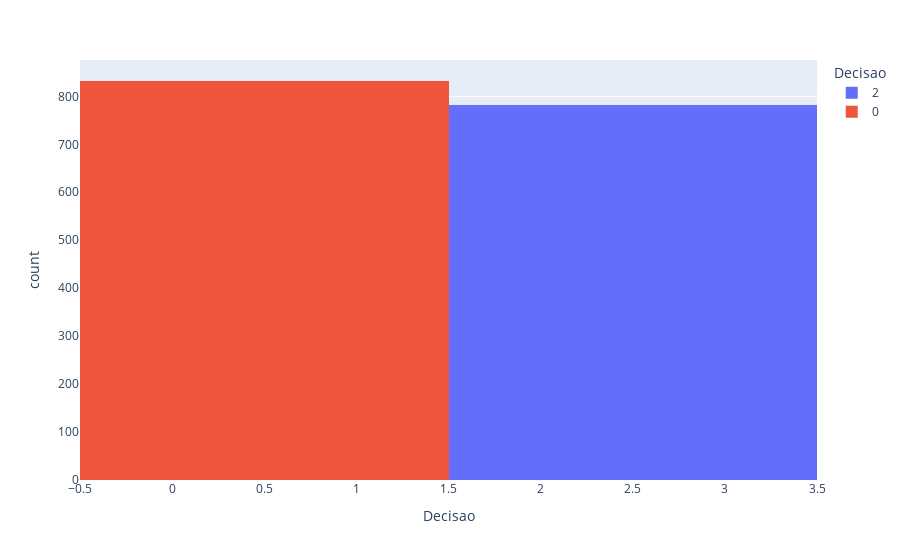

Notebook code for this chart:
### Code cell
# a categoria 1 possui poucos casos, tirar?
base_dados.loc[base_dados["Decisao"]==1, "Decisao"] = 0
display(base_dados['Decisao'].value_counts(normalize=True).map("{:.1%}".format))
fig = px.histogram(base_dados, x="Decisao", color="Decisao")
fig.show()

### Figure 1 — Plotly figure (JSON) as saved in the notebook; plotly's stock layout.template omitted (floating-point values rounded to 4 significant figures; data arrays with more than 128 entries replaced by an {"elided": "..."} marker saying what was removed)
{"data": [{"alignmentgroup": "True", "bingroup": "x", "hovertemplate": "Decisao=%{x}<br>count=%{y}<extra></extra>", "legendgroup": "2", "marker": {"color": "#636efa"}, "name": "2", "offsetgroup": "2", "orientation": "v", "showlegend": true, "type": "histogram", "x": {"elided": "783 int values"}, "xaxis": "x", "yaxis": "y"}, {"alignmentgroup": "True", "bingroup": "x", "hovertemplate": "Decisao=%{x}<br>count=%{y}<extra></extra>", "legendgroup": "0", "marker": {"color": "#EF553B"}, "name": "0", "offsetgroup": "0", "orientation": "v", "showlegend": true, "type": "histogram", "x": {"elided": "832 int values"}, "xaxis": "x", "yaxis": "y"}], "layout": {"barmode": "relative", "legend": {"title": {"text": "Decisao"}, "tracegroupgap": 0}, "margin": {"t": 60}, "xaxis": {"anchor": "y", "categoryarray": [2, 0], "categoryorder": "array", "domain": [0, 1], "title": {"text": "Decisao"}}, "yaxis": {"anchor": "x", "domain": [0, 1], "title": {"text": "count"}}}}
